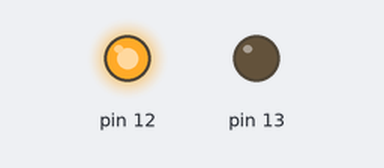
The sketch below on a simulated Arduino Uno, built with avr-gcc and run on an emulated ATmega328P. Shown: output pins drawn as LEDs (lit = HIGH).

Above: at 0.1 s.
Timing chart, 0 to 1.6 s (numbered marks = the images above):
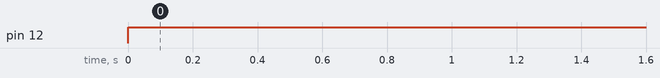

Measured:
- by itself, pin 12: LOW → HIGH at 0.00 s

The sketch:

mighty_habbi_snaget1.ino
```cpp
// C++ code
//
void setup()
{
  pinMode(13, OUTPUT);
  pinMode(12, OUTPUT);
}

void loop()
{
  digitalWrite(12, HIGH);
  digitalWrite(13, LOW);
}
```
